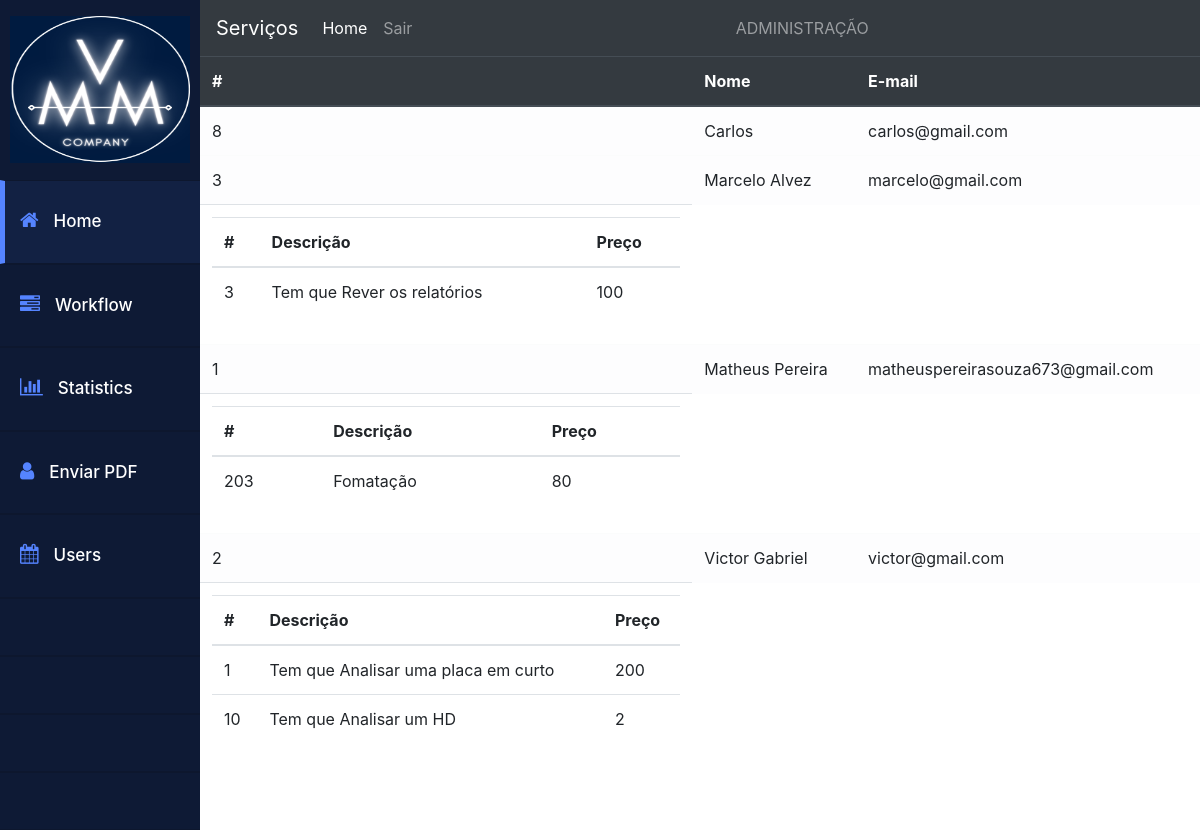
The app's page /admin.php with its own data.
### tables this page shows
CREATE TABLE `customers` (
  `id` int(11) NOT NULL,
  `name` varchar(255) NOT NULL,
  `email` varchar(255) NOT NULL,
  `passwd` varchar(255) NOT NULL
);

CREATE TABLE `orders` (
  `id` int(11) NOT NULL,
  `description` varchar(255) NOT NULL,
  `amount` double NOT NULL,
  `customer_id` int(11) NOT NULL
);

### admin.php (the view, shortened to what this page needs)
<!doctype html>
<html lang="en">
  <head>
    <link href="https://maxcdn.bootstrapcdn.com/font-awesome/4.6.3/css/font-awesome.min.css" rel="stylesheet">
    <link rel="stylesheet" href="https://stackpath.bootstrapcdn.com/bootstrap/4.4.1/css/bootstrap.min.css">
    <link rel="stylesheet" href="https://cdn.jsdelivr.net/npm/bootstrap-icons@1.5.0/font/bootstrap-icons.css">
    <link rel="stylesheet" type="text/css" href="css/dashboard.css" media="screen" />
  </head>
  <body>
   <div class="container-fluid display-table">
        <div class="row display-table-row">
            <div class="col-md-2 col-sm-1 hidden-xs display-table-cell v-align box" id="navigation">
                 <div class="logo">
                    <a hef="home.html"><img src="img/logo7.png" height="180" width="auto" class="hidden-xs hidden-sm">
                    </a>
                </div>
                <div class="navi">
                    <ul>
                        <li class="active"><a href="home.php"><i class="fa fa-home" aria-hidden="true"></i><span class="hidden-xs hidden-sm">Home</span></a></li>
                        <li><a href="admin.php"><i class="fa fa-tasks" aria-hidden="true"></i><span class="hidden-xs hidden-sm">Workflow</span></a></li>
                        <li><a href="statistics.php"><i class="fa fa-bar-chart" aria-hidden="true"></i><span class="hidden-xs hidden-sm">Statistics</span></a></li>
                        <li><a href=pdf.php><i class="fa fa-user" aria-hidden="true"></i><span class="hidden-xs hidden-sm">Enviar PDF</span></a></li>
                        <li><a href="viewall.php"><i class="fa fa-calendar" aria-hidden="true"></i><span class="hidden-xs hidden-sm">Users</span></a></li>
                        <li><a href="#"></i><span class="hidden-xs hidden-sm"></span></a></li>
                        <li><a href="#"></i><span class="hidden-xs hidden-sm"></span></a></li>
                        <li><a href="#"></i><span class="hidden-xs hidden-sm"></span></a></li>
                        <li><a href="#"></i><span class="hidden-xs hidden-sm"></span></a></li>
                    </ul>
                </div>
            </div>
  <nav class="navbar navbar-expand-lg navbar-dark bg-dark">
  <a class="navbar-brand" href="#">Serviços</a>
  <div class="collapse navbar-collapse" id="navbarNav">
    <ul class="navbar-nav">
      <li class="nav-item active">
        <a class="nav-link" href="admin.php">Home <span class="sr-only">(current)</span></a>
      </li>
      <li class="nav-item">
        <a class="nav-link" href="logout.php">Sair</a>
      </li>
    </ul>
  </div>
  <div class="collapse navbar-collapse" id="navbarNav">
    <span class="navbar-text">
       ADMINISTRAÇÃO
    </span>
</div>
</nav>
<?php
$conexao = mysqli_connect("localhost","root","","PurchasesDB") or print (mysqli_error());
$query = "SELECT *  FROM customers ORDER BY name";
$resultado = mysqli_query($conexao,$query);
?>
<table class="table">
  <thead class="thead-dark  ">
    <tr>
      <th scope="col">#</th>
      <th scope="col">Nome</th>
      <th scope="col">E-mail</th>
    </tr>
  </thead>
  <tbody>
<?php
while($linha = mysqli_fetch_array($resultado)){
    $customerID=$linha['id'];
    $sql="SELECT * FROM orders WHERE customer_id = $customerID";
    $resultOrder = mysqli_query($conexao,$sql);
    echo "<tr class=\"table-light\"> <td>".$linha['id']."</td>
    <td>".$linha['name']."</td>
    <td>".$linha['email']."</td></tr>";
    if ($resultOrder->num_rows>0){
?>
<tr><td>
      <table class="table table-sucess">
        <thead>
          <tr>
            <th scope="col">#</th>
            <th scope="col">Descrição</th>
            <th scope="col">Preço</th>
          </tr>
        </thead>
        <tbody>
<?php
    while($orderLine = mysqli_fetch_array($resultOrder)){
      echo "<tr> <td>".$orderLine['id']."</td>
      <td>".$orderLine['description']."</td>
      <td>".$orderLine['amount']."</td></tr>";
    }
?>    </td></tr>
       </tbody>
      </table>
<?php
  }
}
?>
  </body>
</html>

### css/dashboard.css (style rules this page uses)
a:focus,a:hover,a { outline:none; text-decoration: none; }
li,ul { list-style: none; padding: 0; margin: 0; }
#navigation { background: #0e1a35; }
#navigation { padding: 0; }
.display-table { display: table; padding: 0; height: 100%; width: 100%; }
.display-table-row { display: table-row; height: 100%; }
.display-table-cell { display: table-cell; float: none; height: 100%; }
.v-align { vertical-align: top; }
.logo img { max-width: 180px; padding: 16px 0 17px; width: 100%; }
.navi i { font-size: 20px; }
#navigation { -webkit-transition: all 0.5s ease; -moz-transition: all 0.5s ease; -o-transition: all 0.5s ease; transition: all 0.5s ease; }
.logo { text-align: center; }
.navi a { border-bottom: 1px solid #0d172e; border-top: 1px solid #0d172e; color: #ffffff; display: block; font-size: 17px; font-weight: 500; padding: 28px 20px; text-decoration: none; }
.navi i { margin-right: 15px; color: #5584ff; }
.navi .active a { background: #122143; border-left: 5px solid #5584ff; padding-left: 15px; }
.hidden-xs { -webkit-transition: all 0.5s ease; -moz-transition: all 0.5s ease; -o-transition: all 0.5s ease; transition: all 0.5s ease; }

### records on screen
customers: id "8", name "Carlos", email "carlos@gmail.com"
customers: id "3", name "Marcelo Alvez", email "marcelo@gmail.com"
orders: id "3", description "Tem que Rever os relatórios", amount "100"
customers: id "1", name "Matheus Pereira", email "matheuspereirasouza673@gmail.com"
orders: id "203", description "Fomatação", amount "80"
customers: id "2", name "Victor Gabriel", email "victor@gmail.com"
orders: id "1", description "Tem que Analisar uma placa em curto", amount "200"
orders: id "10", description "Tem que Analisar um HD", amount "2"
